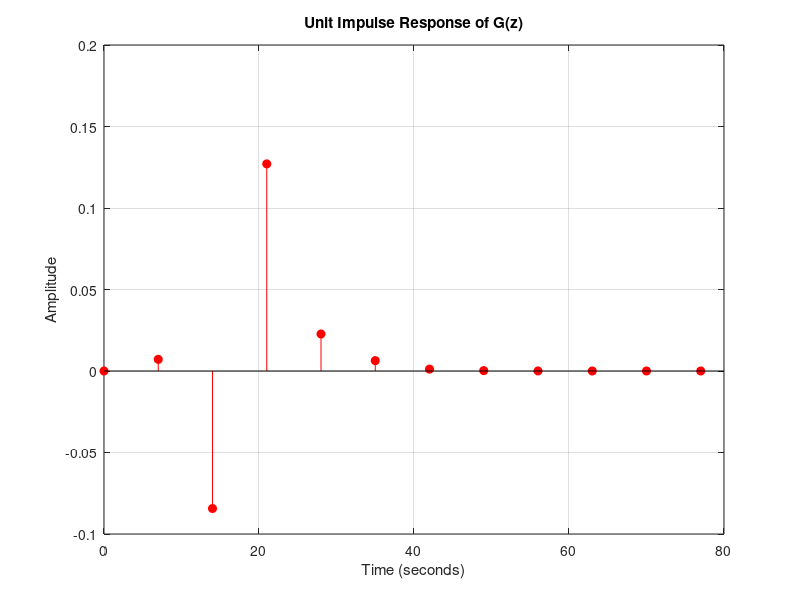
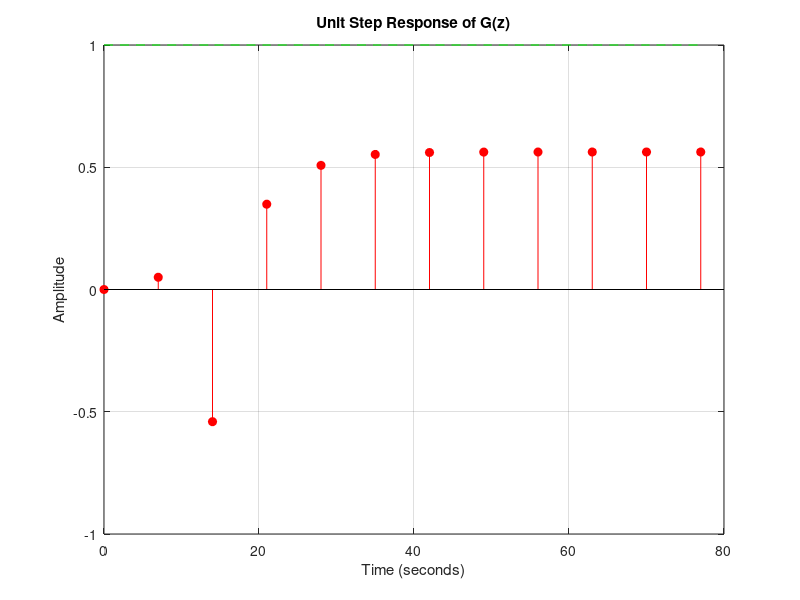

The MATLAB script that drew these images, in order:
% Discrete-time plant G(z)
Gz_num = [0.1725, -2.07, 3.45];
Gz_den = [3.45, -0.65, -0.05, 0.0105];

T = 7;                 % sample period (seconds)
Gz = tf(Gz_num, Gz_den, T);

% DC gain and poles
DC_gain = dcgain(Gz);
p       = pole(Gz);

fprintf('DC gain of G(z) = %.4f\n', DC_gain);
fprintf('Poles of G(z):\n');
for i = 1:length(p)
    fprintf('p%d = %.6f\n', i, p(i));
end

% Number of samples to simulate
N = 80;   % adjust to match how long you want the plot

%% Unit impulse response (discrete-time)
[y_imp, t_imp] = impulse(Gz, N);   % t_imp already in seconds (k*T)

figure(1); clf
stem(t_imp, y_imp, 'r', 'filled');  % discrete samples
title('Unit Impulse Response of G(z)')
xlabel('Time (seconds)')
ylabel('Amplitude')
grid on

%% Unit step response (discrete-time)
[y_step, t_step] = step(Gz, N);

figure(2); clf
% Reference step (green dashed)
plot(t_step, ones(size(t_step)), 'g--');
hold on
% Discrete response as stems (red)
stem(t_step, y_step, 'r', 'filled');
hold off

title('Unit Step Response of G(z)')
xlabel('Time (seconds)')
ylabel('Amplitude')
grid on
